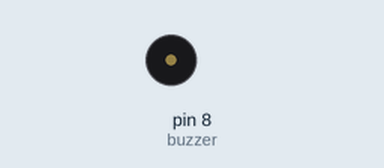
Bench run of a sketch on a simulated Arduino Uno, built with avr-gcc and run on an emulated ATmega328P. Parts: buzzer (waves = sounding).

Above: at 0.16 s.
At 28.8 s:
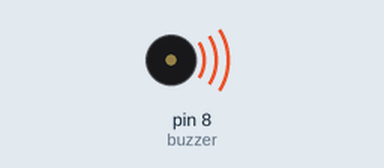
Timing chart, 0 to 40.0 s (numbered marks = the images above):
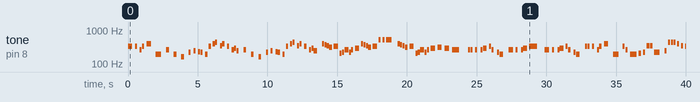

Measured:
- by itself, tone on pin 8 (buzzer): plays 330 Hz for 0.15 s, 330 Hz for 0.15 s, 330 Hz for 0.15 s, 262 Hz for 0.15 s, 330 Hz for 0.15 s, 392 Hz for 0.30 s … (120 notes in this stretch)

The sketch:

m_sica_do_m_rio_buzzer.ino
```cpp
int buzzer = 8;

//notas da música do mario (em Hz)
int notas[] = { //parte 1
  330, 330, 0, 330, 0, 262, 330, 0, 392, 0,
  196, 0, 262, 0, 196, 0, 165, 0, 220, 0, 247, 0, 233,
  220, 0, 196, 0, 330, 0, 392, 440, 0, 349,
  392, 0, 330, 0, 262, 294, 247, 0, 262, 0, 196, 0, 165, 0, 220, 0, 247, 0, 233,
  220, 0, 196, 0, 330, 0, 392, 440, 0, 349,
  392, 0, 330, 0, 262, 294, 247, 0,
  //parte 2
  392, 370, 349, 311, 0, 330, 0, 208, 220, 262, 220, 262, 0, 294, 0,
392, 370, 349, 311, 0, 330, 0, 523, 0, 523, 0, 523, 0,
392, 370, 349, 311, 0, 330, 0, 208, 220, 262, 220, 262, 0, 294, 0,
311, 0, 294, 0, 262, 0,
  //parte 3
  262, 262, 0, 262, 0, 262, 294, 0,
  330, 0, 262, 0, 220, 196, 0,
  262, 262, 0, 262, 0, 262, 294, 0,
  330, 0,
  262, 262, 0, 262, 0, 262, 294, 0,
  330, 0, 262, 0, 220, 196, 0,
    330, 330, 0, 330, 0, 262, 330, 0, 392, 0, 196, 0,
  //parte 4
  330, 0, 262, 0, 196, 0, 208, 0, 220, 0, 349, 0, 349, 0, 220, 0,
  247, 0, 440, 0, 440, 440, 0, 392, 0, 349, 0, 330, 0, 262, 0, 220, 196, 0,
  330, 0, 262, 0, 196, 0, 208, 0, 220, 0, 349, 0, 349, 0, 220, 0,
  247, 0, 349, 0, 349, 0, 349, 0, 330, 0, 294, 0, 262, 0,
    //parte 3
  262, 262, 0, 262, 0, 262, 294, 0,
  330, 0, 262, 0, 220, 196, 0,
  262, 262, 0, 262, 0, 262, 294, 0,
  330, 0,
  262, 262, 0, 262, 0, 262, 294, 0,
  330, 0, 262, 0, 220, 196, 0,
    330, 330, 0, 330, 0, 262, 330, 0, 392, 0, 196, 0,
  //parte 4
  330, 0, 262, 0, 196, 0, 208, 0, 220, 0, 349, 0, 349, 0, 220, 0,
  247, 0, 440, 0, 440, 440, 0, 392, 0, 349, 0, 330, 0, 262, 0, 220, 196, 0,
  330, 0, 262, 0, 196, 0, 208, 0, 220, 0, 349, 0, 349, 0, 220, 0,
  247, 0, 349, 0, 349, 0, 349, 0, 330, 0, 294, 0, 262, 0
};

//durações em milissegundos
int duracao[] = { //parte 1
  150, 150, 150, 150, 150, 150, 150, 150, 300,
  300, 400, 300, 200, 300, 200, 300, 200, 300,
  150, 150, 150, 150, 150, 150, 150, 150, 60,
  150, 100, 150, 150, 150, 150, 150, 150, 150,
  150, 150, 150, 150, 300, 200, 300, 200, 300, 200, 300,
  150, 150, 150, 150, 150, 150, 150, 150, 60,
  150, 100, 150, 150, 150, 150, 150, 150, 150,
  150, 150, 150, 250, 300,
  //parte 2
  150, 150, 150, 200, 90, 300, 80, 150, 150, 300, 150, 150, 80, 300, 100,
150, 150, 150, 200, 90, 300, 80, 150, 100, 150, 50, 400, 400,
150, 150, 150, 200, 90, 300, 80, 150, 150, 300, 150, 150, 80, 300, 150,
300, 180, 300, 180, 500, 600,
  //parte 3
  150, 150, 150, 150, 200, 150, 260, 130,
  150, 5, 150, 200, 150, 250, 350,
  150, 150, 150, 150, 200, 150, 260, 100,
  600, 500,
  150, 150, 150, 150, 200, 150, 260, 120,
  150, 5, 150, 200, 150, 250, 350,
    150, 150, 150, 150, 150, 150, 150, 150, 300, 300, 400, 250,
  //parte 4
  150, 20, 150, 150, 450, 100, 200, 100, 150, 50, 200, 5, 200, 50, 400, 300,
  150, 60, 150, 50, 150, 150, 70, 150, 100, 150, 100, 150, 50, 200, 100, 150, 350, 300,
  150, 20, 150, 150, 450, 100, 200, 100, 150, 50, 200, 5, 200, 50, 400, 300,
  150, 100, 150, 20, 200, 20, 200, 100, 150, 100, 150, 60, 400, 800,
    //parte 3
  150, 150, 150, 150, 200, 150, 260, 130,
  150, 5, 150, 200, 150, 250, 350,
  150, 150, 150, 150, 200, 150, 260, 100,
  600, 500,
  150, 150, 150, 150, 200, 150, 260, 120,
  150, 5, 150, 200, 150, 250, 350,
    150, 150, 150, 150, 150, 150, 150, 150, 300, 300, 400, 250,
  //parte 4
  150, 20, 150, 150, 450, 100, 200, 100, 150, 50, 200, 5, 200, 50, 400, 300,
  150, 60, 150, 50, 150, 150, 70, 150, 100, 150, 100, 150, 50, 200, 100, 150, 350, 300,
  150, 20, 150, 150, 450, 100, 200, 100, 150, 50, 200, 5, 200, 50, 400, 300,
  150, 100, 150, 20, 200, 20, 200, 100, 150, 100, 150, 60, 400, 200
};

int numNotas = sizeof(notas) / sizeof(notas[0]);

void setup() {
  pinMode(buzzer, OUTPUT);
}

void loop() {
  for (int i = 0; i < numNotas; i++) {
    if (notas[i] == 0) {
      noTone(buzzer); // pausa
    } else {
      tone(buzzer, notas[i]);
    }
    delay(duracao[i]);
    noTone(buzzer);
    delay(20); // pequena pausa entre notas
  }
  delay(2000); // pausa antes de repetir
}
```
